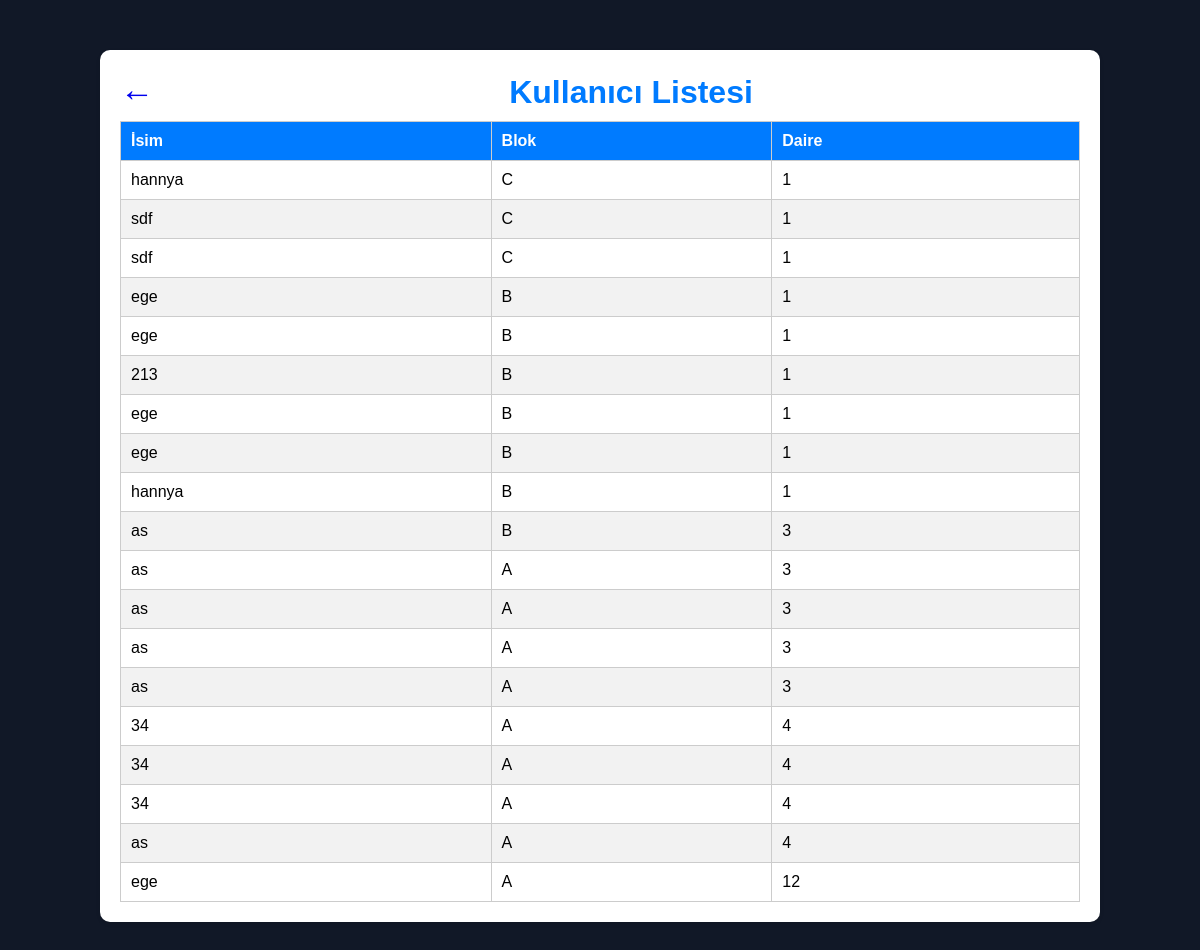
The page /admin/a_sakin.php on the database its author committed.
### tables this page shows
CREATE TABLE `kullanicilar` (
  `id` int(11) NOT NULL AUTO_INCREMENT,
  `isim` varchar(255) NOT NULL,
  `blok` varchar(10) NOT NULL,
  `daire` int(11) NOT NULL,
  PRIMARY KEY (`id`)
);

### admin/a_sakin.php (the view, shortened to what this page needs)
<!DOCTYPE html>
<html lang="tr">
<head>
    <link rel="stylesheet" href="../asset/css/admin/admin_a_sakin.css">
</head>
<body>
    <div class="container">
    <div class="div">
        <?php include '../include/admin_back_button.php'; ?>
        <h1>Kullanıcı Listesi</h1>
    </div>
        <table>
            <thead>
                <tr>
                    <th>İsim</th>
                    <th>Blok</th>
                    <th>Daire</th>
                </tr>
            </thead>
            <tbody>
                <?php
                include('../include/database.php');
                $sorgu = $db->query("SELECT * FROM kullanicilar");
                $kullanicilar = $sorgu->fetchAll(PDO::FETCH_ASSOC);
                foreach ($kullanicilar as $kullanici) {
                    echo "<tr>";
                    echo "<td>" . $kullanici['isim'] . "</td>";
                    echo "<td>" . $kullanici['blok'] . "</td>";
                    echo "<td>" . $kullanici['daire'] . "</td>";
                    echo "</tr>";
                }
                ?>
            </tbody>
        </table>
    </div>
</body>
</html>

### include/admin_back_button.php
<link rel="stylesheet" href="../asset/css/back_button.css">
<?php echo "<a class='back-button' href='../admin/admin.php'>←</a>"; ?>

### asset/css/admin/admin_a_sakin.css (style rules this page uses)
body { font-family: Arial, sans-serif; margin: 0; padding: 0; background-color: rgb(17, 24, 39); }
.container { width: 80%; margin: 50px auto; padding: 20px; background-color: #fff; border-radius: 10px; box-shadow: 0 2px 4px rgba(0, 0, 0, 0.1); }
h1 { text-align: center; margin-bottom: 20px; color: #007bff; }
table { width: 100%; border-collapse: collapse; }
thead { background-color: #007bff; color: #fff; }
th, td { padding: 10px; border: 1px solid #ccc; text-align: left; }
th { font-weight: bold; }
tr:nth-child(even) { background-color: #f2f2f2; }
.div { display: flex; margin: auto; gap: 37%; }
h1 { text-align: center; margin-top: 4px; margin-bottom: 10px; }

### asset/css/back_button.css (style rules this page uses)
.back-button { display: inline-block; font-size:34px; text-decoration: none; transition: transform 0.3s; }
.div .back-button { text-align: left; }

### rows shown on the page
kullanicilar: isim "hannya", blok "C", daire "1"
kullanicilar: isim "sdf", blok "C", daire "1"
kullanicilar: isim "sdf", blok "C", daire "1"
kullanicilar: isim "ege", blok "B", daire "1"
kullanicilar: isim "ege", blok "B", daire "1"
kullanicilar: isim "213", blok "B", daire "1"
kullanicilar: isim "ege", blok "B", daire "1"
kullanicilar: isim "ege", blok "B", daire "1"
kullanicilar: isim "hannya", blok "B", daire "1"
kullanicilar: isim "as", blok "B", daire "3"
kullanicilar: isim "as", blok "A", daire "3"
kullanicilar: isim "as", blok "A", daire "3"
kullanicilar: isim "as", blok "A", daire "3"
kullanicilar: isim "as", blok "A", daire "3"
kullanicilar: isim "34", blok "A", daire "4"
kullanicilar: isim "34", blok "A", daire "4"
kullanicilar: isim "34", blok "A", daire "4"
kullanicilar: isim "as", blok "A", daire "4"
kullanicilar: isim "ege", blok "A", daire "12"
